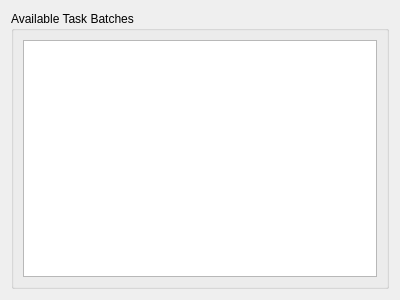
<?xml version="1.0" encoding="UTF-8"?>
<ui version="4.0">
 <class>Elpida::BenchmarkListView</class>
 <widget class="QWidget" name="Elpida::BenchmarkListView">
  <property name="geometry">
   <rect>
    <x>0</x>
    <y>0</y>
    <width>400</width>
    <height>300</height>
   </rect>
  </property>
  <property name="windowTitle">
   <string>Form</string>
  </property>
  <layout class="QHBoxLayout" name="horizontalLayout">
   <item>
    <widget class="QGroupBox" name="gbTaskBatches">
     <property name="title">
      <string>Available Task Batches</string>
     </property>
     <layout class="QVBoxLayout" name="verticalLayout">
      <item>
       <widget class="QListWidget" name="lvTaskBatches"/>
      </item>
     </layout>
    </widget>
   </item>
  </layout>
 </widget>
 <resources/>
 <connections/>
</ui>
